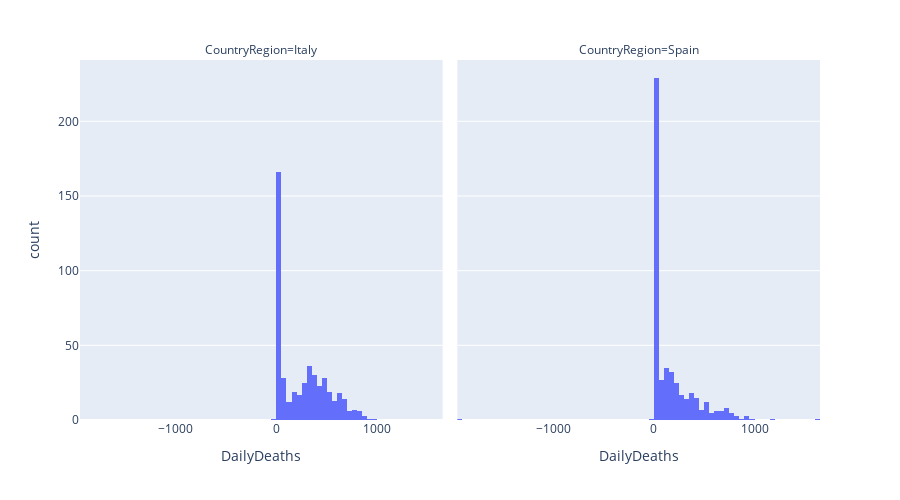

Write notebook code for a chart like this one.
### Code cell
px.histogram(data_frame=df_multi_hist, x="DailyDeaths", facet_col="CountryRegion", width=900, height=500)

### Figure 1 — Plotly figure (JSON) as saved in the notebook; plotly's stock layout.template omitted (floating-point values rounded to 4 significant figures; data arrays with more than 128 entries replaced by an {"elided": "..."} marker saying what was removed)
{"data": [{"alignmentgroup": "True", "bingroup": "x", "hovertemplate": "CountryRegion=Italy<br>DailyDeaths=%{x}<br>count=%{y}<extra></extra>", "legendgroup": "", "marker": {"color": "#636efa"}, "name": "", "offsetgroup": "", "orientation": "v", "showlegend": false, "type": "histogram", "x": {"elided": "473 int values"}, "xaxis": "x", "yaxis": "y"}, {"alignmentgroup": "True", "bingroup": "x", "hovertemplate": "CountryRegion=Spain<br>DailyDeaths=%{x}<br>count=%{y}<extra></extra>", "legendgroup": "", "marker": {"color": "#636efa"}, "name": "", "offsetgroup": "", "orientation": "v", "showlegend": false, "type": "histogram", "x": {"elided": "473 int values"}, "xaxis": "x2", "yaxis": "y2"}], "layout": {"annotations": [{"font": {}, "showarrow": false, "text": "CountryRegion=Italy", "x": 0.245, "xanchor": "center", "xref": "paper", "y": 1, "yanchor": "bottom", "yref": "paper"}, {"font": {}, "showarrow": false, "text": "CountryRegion=Spain", "x": 0.755, "xanchor": "center", "xref": "paper", "y": 1, "yanchor": "bottom", "yref": "paper"}], "barmode": "relative", "height": 500, "legend": {"tracegroupgap": 0}, "margin": {"t": 60}, "width": 900, "xaxis": {"anchor": "y", "domain": [0, 0.49], "title": {"text": "DailyDeaths"}}, "xaxis2": {"anchor": "y2", "domain": [0.51, 1], "matches": "x", "title": {"text": "DailyDeaths"}}, "yaxis": {"anchor": "x", "domain": [0, 1], "title": {"text": "count"}}, "yaxis2": {"anchor": "x2", "domain": [0, 1], "matches": "y", "showticklabels": false}}}
